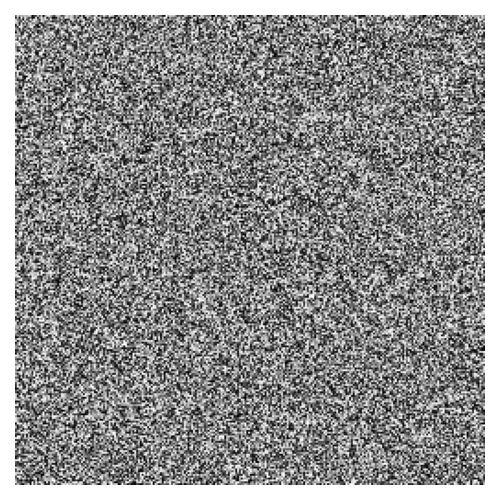

This figure's Python source:
import numpy as np
import matplotlib
matplotlib.use('Agg')
import matplotlib.pyplot as plt
import os

# 生成简单的随机噪声
print("开始生成噪声...")
width, height = 256, 256
noise = np.random.rand(height, width)
print(f"噪声生成完成，范围: {noise.min()} - {noise.max()}")

# 保存噪声图
filename = "test_noise.png"
print(f"保存噪声图到: {filename}")

plt.figure(figsize=(5, 5))
plt.imshow(noise, cmap='gray', vmin=0, vmax=1)
plt.axis('off')
plt.tight_layout()
plt.savefig(filename, dpi=100)
plt.close()

# 检查文件是否存在
if os.path.exists(filename):
    print(f"成功保存: {filename}, 大小: {os.path.getsize(filename)} 字节")
else:
    print(f"保存失败: {filename}")

print("测试完成！")
